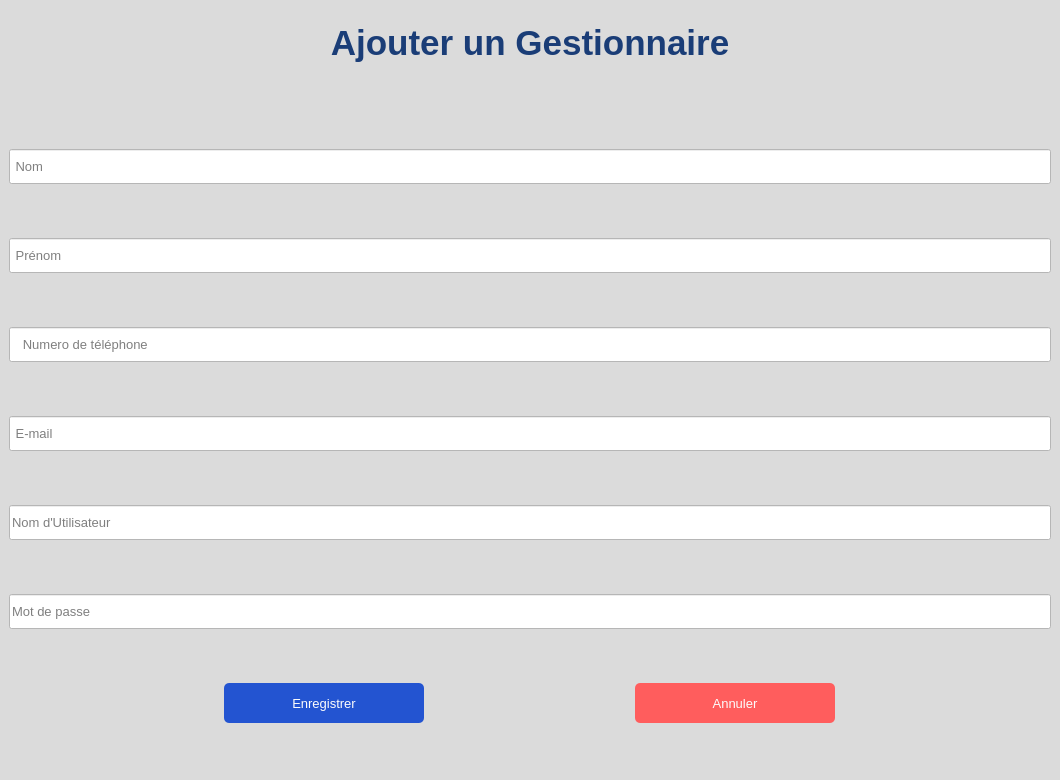
<?xml version="1.0" encoding="UTF-8"?>
<ui version="4.0">
 <class>MainWindowAjouterGest</class>
 <widget class="QMainWindow" name="MainWindowAjouterGest">
  <property name="geometry">
   <rect>
    <x>0</x>
    <y>0</y>
    <width>1060</width>
    <height>780</height>
   </rect>
  </property>
  <property name="windowTitle">
   <string>MainWindow</string>
  </property>
  <property name="styleSheet">
   <string notr="true"/>
  </property>
  <widget class="QWidget" name="centralwidget">
   <layout class="QHBoxLayout" name="horizontalLayout">
    <property name="leftMargin">
     <number>0</number>
    </property>
    <property name="topMargin">
     <number>0</number>
    </property>
    <property name="rightMargin">
     <number>0</number>
    </property>
    <property name="bottomMargin">
     <number>0</number>
    </property>
    <item>
     <widget class="QWidget" name="widget" native="true">
      <property name="styleSheet">
       <string notr="true">background-color: rgb(219, 219, 219);</string>
      </property>
      <layout class="QVBoxLayout" name="verticalLayout" stretch="1,8">
       <property name="leftMargin">
        <number>0</number>
       </property>
       <property name="topMargin">
        <number>0</number>
       </property>
       <property name="rightMargin">
        <number>0</number>
       </property>
       <property name="bottomMargin">
        <number>0</number>
       </property>
       <item>
        <widget class="QWidget" name="widget_3" native="true">
         <layout class="QVBoxLayout" name="verticalLayout_5">
          <item>
           <widget class="QLabel" name="label">
            <property name="font">
             <font>
              <pointsize>26</pointsize>
              <weight>75</weight>
              <bold>true</bold>
             </font>
            </property>
            <property name="styleSheet">
             <string notr="true">color: rgb(26, 61, 119);</string>
            </property>
            <property name="text">
             <string>Ajouter un Gestionnaire</string>
            </property>
            <property name="alignment">
             <set>Qt::AlignCenter</set>
            </property>
           </widget>
          </item>
         </layout>
        </widget>
       </item>
       <item>
        <widget class="QWidget" name="widget_2" native="true">
         <layout class="QHBoxLayout" name="horizontalLayout_2" stretch="2">
          <property name="sizeConstraint">
           <enum>QLayout::SetDefaultConstraint</enum>
          </property>
          <property name="leftMargin">
           <number>0</number>
          </property>
          <property name="topMargin">
           <number>0</number>
          </property>
          <property name="rightMargin">
           <number>0</number>
          </property>
          <property name="bottomMargin">
           <number>0</number>
          </property>
          <item>
           <widget class="QWidget" name="widget_6" native="true">
            <property name="minimumSize">
             <size>
              <width>500</width>
              <height>20</height>
             </size>
            </property>
            <property name="sizeIncrement">
             <size>
              <width>0</width>
              <height>0</height>
             </size>
            </property>
            <layout class="QVBoxLayout" name="verticalLayout_4" stretch="0,1,0,0,0,0,0">
             <item>
              <widget class="QLineEdit" name="lineEditNom">
               <property name="minimumSize">
                <size>
                 <width>0</width>
                 <height>35</height>
                </size>
               </property>
               <property name="sizeIncrement">
                <size>
                 <width>0</width>
                 <height>0</height>
                </size>
               </property>
               <property name="font">
                <font>
                 <pointsize>10</pointsize>
                </font>
               </property>
               <property name="styleSheet">
                <string notr="true">background-color: rgb(255, 255, 255);</string>
               </property>
               <property name="placeholderText">
                <string> Nom</string>
               </property>
              </widget>
             </item>
             <item>
              <widget class="QLineEdit" name="lineEditPrenom">
               <property name="minimumSize">
                <size>
                 <width>0</width>
                 <height>35</height>
                </size>
               </property>
               <property name="sizeIncrement">
                <size>
                 <width>0</width>
                 <height>0</height>
                </size>
               </property>
               <property name="font">
                <font>
                 <pointsize>10</pointsize>
                </font>
               </property>
               <property name="styleSheet">
                <string notr="true">background-color: rgb(255, 255, 255);</string>
               </property>
               <property name="placeholderText">
                <string> Prénom</string>
               </property>
              </widget>
             </item>
             <item>
              <widget class="QLineEdit" name="lineEditNumtlph">
               <property name="minimumSize">
                <size>
                 <width>0</width>
                 <height>35</height>
                </size>
               </property>
               <property name="sizeIncrement">
                <size>
                 <width>0</width>
                 <height>0</height>
                </size>
               </property>
               <property name="font">
                <font>
                 <pointsize>10</pointsize>
                </font>
               </property>
               <property name="styleSheet">
                <string notr="true">background-color: rgb(255, 255, 255);</string>
               </property>
               <property name="placeholderText">
                <string>   Numero de téléphone</string>
               </property>
              </widget>
             </item>
             <item>
              <widget class="QLineEdit" name="lineEditEmail">
               <property name="minimumSize">
                <size>
                 <width>0</width>
                 <height>35</height>
                </size>
               </property>
               <property name="font">
                <font>
                 <pointsize>10</pointsize>
                </font>
               </property>
               <property name="styleSheet">
                <string notr="true">background-color: rgb(255, 255, 255);</string>
               </property>
               <property name="placeholderText">
                <string> E-mail</string>
               </property>
              </widget>
             </item>
             <item>
              <widget class="QLineEdit" name="lineEditNomUti">
               <property name="minimumSize">
                <size>
                 <width>0</width>
                 <height>35</height>
                </size>
               </property>
               <property name="maximumSize">
                <size>
                 <width>16777215</width>
                 <height>35</height>
                </size>
               </property>
               <property name="font">
                <font>
                 <pointsize>10</pointsize>
                </font>
               </property>
               <property name="styleSheet">
                <string notr="true">background-color: rgb(255, 255, 255);</string>
               </property>
               <property name="placeholderText">
                <string>Nom d'Utilisateur</string>
               </property>
              </widget>
             </item>
             <item>
              <widget class="QLineEdit" name="lineEditMDP">
               <property name="minimumSize">
                <size>
                 <width>0</width>
                 <height>35</height>
                </size>
               </property>
               <property name="font">
                <font>
                 <pointsize>10</pointsize>
                </font>
               </property>
               <property name="styleSheet">
                <string notr="true">background-color: rgb(255, 255, 255);</string>
               </property>
               <property name="echoMode">
                <enum>QLineEdit::Password</enum>
               </property>
               <property name="placeholderText">
                <string>Mot de passe</string>
               </property>
              </widget>
             </item>
             <item>
              <layout class="QHBoxLayout" name="horizontalLayout_3">
               <property name="leftMargin">
                <number>10</number>
               </property>
               <property name="rightMargin">
                <number>10</number>
               </property>
               <item>
                <widget class="QPushButton" name="pushButtonSave">
                 <property name="minimumSize">
                  <size>
                   <width>200</width>
                   <height>40</height>
                  </size>
                 </property>
                 <property name="maximumSize">
                  <size>
                   <width>200</width>
                   <height>40</height>
                  </size>
                 </property>
                 <property name="font">
                  <font>
                   <pointsize>10</pointsize>
                  </font>
                 </property>
                 <property name="cursor">
                  <cursorShape>PointingHandCursor</cursorShape>
                 </property>
                 <property name="styleSheet">
                  <string notr="true">background-color: rgb(35, 84, 209);
color: rgb(252, 252, 252);
border-radius:5px;
</string>
                 </property>
                 <property name="text">
                  <string>Enregistrer</string>
                 </property>
                 <property name="checkable">
                  <bool>true</bool>
                 </property>
                </widget>
               </item>
               <item>
                <widget class="QPushButton" name="pushButtonAnnuler">
                 <property name="minimumSize">
                  <size>
                   <width>200</width>
                   <height>40</height>
                  </size>
                 </property>
                 <property name="maximumSize">
                  <size>
                   <width>200</width>
                   <height>16777215</height>
                  </size>
                 </property>
                 <property name="font">
                  <font>
                   <pointsize>10</pointsize>
                  </font>
                 </property>
                 <property name="cursor">
                  <cursorShape>PointingHandCursor</cursorShape>
                 </property>
                 <property name="styleSheet">
                  <string notr="true">background-color: rgb(255, 93, 93);
border-radius:5px;
color: rgb(252, 252, 252);</string>
                 </property>
                 <property name="text">
                  <string>Annuler</string>
                 </property>
                 <property name="checkable">
                  <bool>true</bool>
                 </property>
                </widget>
               </item>
              </layout>
             </item>
            </layout>
           </widget>
          </item>
         </layout>
        </widget>
       </item>
      </layout>
     </widget>
    </item>
   </layout>
  </widget>
 </widget>
 <resources/>
 <connections/>
</ui>
